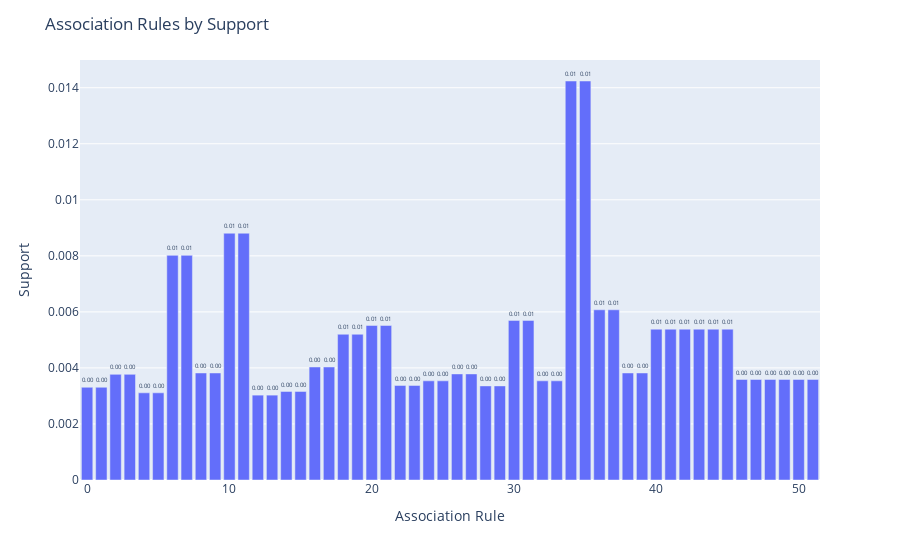

Notebook code for this chart:
### Code cell
fig = px.bar(rules, x=rules.index, y='support', text='support', labels={'index': 'Association Rule'})
fig.update_traces(texttemplate='%{text:.2f}', textposition='outside')
fig.update_layout(title='Association Rules by Support', xaxis_title='Association Rule', yaxis_title='Support')
fig.show()

### Figure 1 — Plotly figure (JSON) as saved in the notebook; plotly's stock layout.template omitted (floating-point values rounded to 4 significant figures)
{"data": [{"alignmentgroup": "True", "hovertemplate": "Association Rule=%{x}<br>support=%{text}<extra></extra>", "legendgroup": "", "marker": {"color": "#636efa", "pattern": {"shape": ""}}, "name": "", "offsetgroup": "", "orientation": "v", "showlegend": false, "text": [0.003309, 0.003309, 0.00377, 0.00377, 0.003112, 0.003112, 0.008018, 0.008018, 0.003819, 0.003819, 0.008808, 0.008808, 0.003029, 0.003029, 0.003161, 0.003161, 0.004033, 0.004033, 0.005202, 0.005202, 0.005515, 0.005515, 0.003375, 0.003375, 0.00354, 0.00354, 0.003787, 0.003787, 0.003358, 0.003358, 0.005696, 0.005696, 0.00354, 0.00354, 0.01424, 0.01424, 0.006075, 0.006075, 0.003819, 0.003819, 0.005383, 0.005383, 0.005383, 0.005383, 0.005383, 0.005383, 0.003589, 0.003589, 0.003589, 0.003589, 0.003589, 0.003589], "textposition": "outside", "texttemplate": "%{text:.2f}", "type": "bar", "x": [0, 1, 2, 3, 4, 5, 6, 7, 8, 9, 10, 11, 12, 13, 14, 15, 16, 17, 18, 19, 20, 21, 22, 23, 24, 25, 26, 27, 28, 29, 30, 31, 32, 33, 34, 35, 36, 37, 38, 39, 40, 41, 42, 43, 44, 45, 46, 47, 48, 49, 50, 51], "xaxis": "x", "y": [0.003309, 0.003309, 0.00377, 0.00377, 0.003112, 0.003112, 0.008018, 0.008018, 0.003819, 0.003819, 0.008808, 0.008808, 0.003029, 0.003029, 0.003161, 0.003161, 0.004033, 0.004033, 0.005202, 0.005202, 0.005515, 0.005515, 0.003375, 0.003375, 0.00354, 0.00354, 0.003787, 0.003787, 0.003358, 0.003358, 0.005696, 0.005696, 0.00354, 0.00354, 0.01424, 0.01424, 0.006075, 0.006075, 0.003819, 0.003819, 0.005383, 0.005383, 0.005383, 0.005383, 0.005383, 0.005383, 0.003589, 0.003589, 0.003589, 0.003589, 0.003589, 0.003589], "yaxis": "y"}], "layout": {"barmode": "relative", "legend": {"tracegroupgap": 0}, "margin": {"t": 60}, "title": {"text": "Association Rules by Support"}, "xaxis": {"anchor": "y", "domain": [0, 1], "title": {"text": "Association Rule"}}, "yaxis": {"anchor": "x", "domain": [0, 1], "title": {"text": "Support"}}}}
